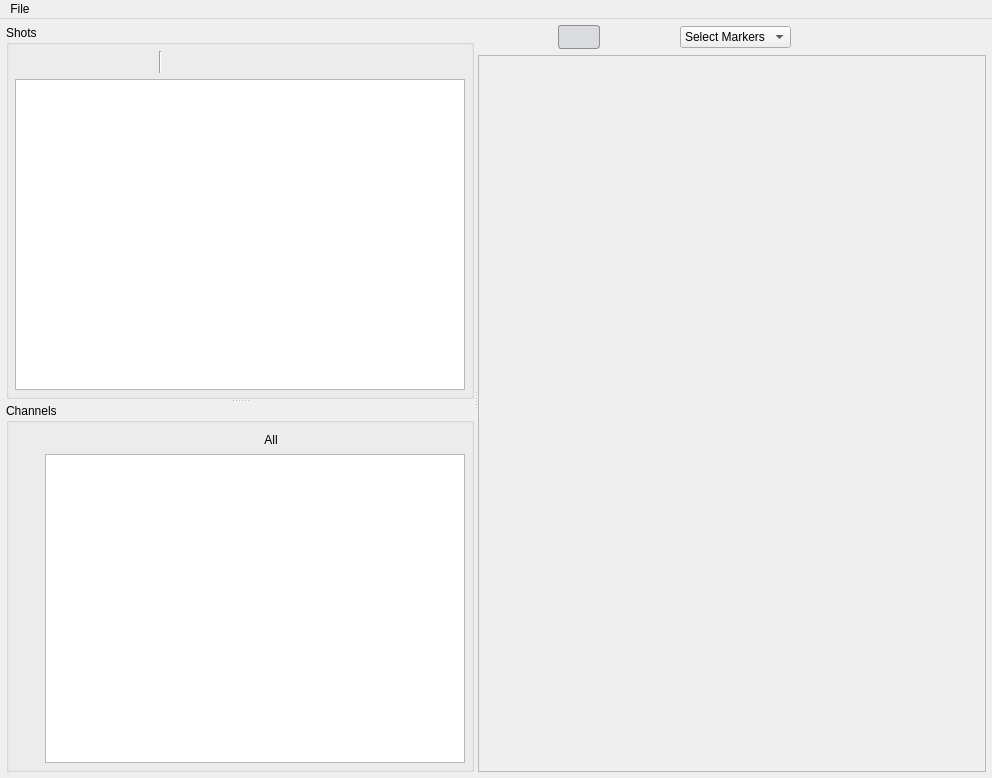
<?xml version="1.0" encoding="UTF-8"?>
<ui version="4.0">
 <class>MainWindow</class>
 <widget class="QMainWindow" name="MainWindow">
  <property name="geometry">
   <rect>
    <x>0</x>
    <y>0</y>
    <width>992</width>
    <height>778</height>
   </rect>
  </property>
  <property name="windowTitle">
   <string>runviewer - the labscript suite</string>
  </property>
  <property name="windowIcon">
   <iconset>
    <normaloff>:/qtutils/custom/runviewer.png</normaloff>:/qtutils/custom/runviewer.png</iconset>
  </property>
  <property name="tabShape">
   <enum>QTabWidget::Rounded</enum>
  </property>
  <widget class="QWidget" name="centralwidget">
   <property name="styleSheet">
    <string notr="true">QPushButton {
     border: none;
     padding: 4px;
 }

QPushButton:hover {
     background-color: qlineargradient(x1: 0, y1: 0, x2: 0, y2: 1,
                                       stop: 0 #f6f7fa, stop: 1 #dadbde);
     border: 1px solid #8f8f91;
     border-radius: 3px;
 }

 QPushButton:pressed {
     background-color: qlineargradient(x1: 0, y1: 0, x2: 0, y2: 1,
                                       stop: 0 #dadbde, stop: 1 #f6f7fa);
     border: 1px solid #8f8f91;
     border-radius: 3px;
 }

QPushButton:checked {
     background-color: #dadbde;
     border: 1px solid #8f8f91;
     border-radius: 3px;
 }

QPushButton:hover:checked {
     background-color: qlineargradient(x1: 0, y1: 0, x2: 0, y2: 1,
                                       stop: 0 #dadbde, stop: 1 #f6f7fa);
     border: 1px solid #8f8f91;
     border-radius: 3px;
 }

QToolButton {
     border: none;
     padding: 2px;
 }

QToolButton:hover {
     background-color: qlineargradient(x1: 0, y1: 0, x2: 0, y2: 1,
                                       stop: 0 #f6f7fa, stop: 1 #dadbde);
     border: 1px solid #8f8f91;
     border-radius: 3px;
 }

 QToolButton:pressed {
     background-color: qlineargradient(x1: 0, y1: 0, x2: 0, y2: 1,
                                       stop: 0 #dadbde, stop: 1 #f6f7fa);
     border: 1px solid #8f8f91;
     border-radius: 3px;
 }

QToolButton:checked {
     background-color: #dadbde;
     border: 1px solid #8f8f91;
     border-radius: 3px;
 }

QToolButton:hover:checked {
     background-color: qlineargradient(x1: 0, y1: 0, x2: 0, y2: 1,
                                       stop: 0 #dadbde, stop: 1 #f6f7fa);
     border: 1px solid #8f8f91;
     border-radius: 3px;
 }</string>
   </property>
   <layout class="QVBoxLayout" name="verticalLayout_6">
    <property name="leftMargin">
     <number>6</number>
    </property>
    <property name="topMargin">
     <number>6</number>
    </property>
    <property name="rightMargin">
     <number>6</number>
    </property>
    <property name="bottomMargin">
     <number>6</number>
    </property>
    <item>
     <widget class="QSplitter" name="splitter">
      <property name="orientation">
       <enum>Qt::Horizontal</enum>
      </property>
      <widget class="QSplitter" name="splitter_2">
       <property name="orientation">
        <enum>Qt::Vertical</enum>
       </property>
       <widget class="QGroupBox" name="groupBox">
        <property name="title">
         <string>Shots</string>
        </property>
        <layout class="QVBoxLayout" name="verticalLayout_4">
         <property name="leftMargin">
          <number>6</number>
         </property>
         <property name="topMargin">
          <number>6</number>
         </property>
         <property name="rightMargin">
          <number>6</number>
         </property>
         <property name="bottomMargin">
          <number>6</number>
         </property>
         <item>
          <layout class="QHBoxLayout" name="horizontalLayout">
           <item>
            <widget class="QPushButton" name="add_shot">
             <property name="maximumSize">
              <size>
               <width>30</width>
               <height>16777215</height>
              </size>
             </property>
             <property name="toolTip">
              <string>Add new shots</string>
             </property>
             <property name="text">
              <string/>
             </property>
            </widget>
           </item>
           <item>
            <widget class="QPushButton" name="remove_shots">
             <property name="maximumSize">
              <size>
               <width>30</width>
               <height>16777215</height>
              </size>
             </property>
             <property name="toolTip">
              <string>Remove selected shots</string>
             </property>
             <property name="text">
              <string/>
             </property>
            </widget>
           </item>
                     <item>
                        <widget class="QPushButton" name="remove_all_shots">
                         <property name="maximumSize">
                            <size>
                             <width>30</width>
                             <height>16777215</height>
                            </size>
                         </property>
                         <property name="toolTip">
                            <string>Remove all shots</string>
                         </property>
                         <property name="text">
                            <string/>
                         </property>
                        </widget>
                     </item>
           
                     <item>
                        <widget class="QPushButton" name="activate_newest_shot">
                         <property name="maximumSize">
                            <size>
                             <width>30</width>
                             <height>16777215</height>
                            </size>
                         </property>
                         <property name="toolTip">
                            <string>Toggle: Auto-activate newest shot when loading</string>
                         </property>
                         <property name="text">
                            <string/>
                         </property>
                         <property name="checkable">
                            <bool>true</bool>
                         </property>
                        </widget>
                     </item>
           <item>
            <widget class="Line" name="line">
             <property name="orientation">
              <enum>Qt::Vertical</enum>
             </property>
            </widget>
           </item>
           <item>
            <widget class="QPushButton" name="enable_selected_shots">
             <property name="toolTip">
              <string>Tick selected shots</string>
             </property>
             <property name="text">
              <string/>
             </property>
            </widget>
           </item>
           <item>
            <widget class="QPushButton" name="disable_selected_shots">
             <property name="toolTip">
              <string>Untick selected shots</string>
             </property>
             <property name="text">
              <string/>
             </property>
            </widget>
           </item>
           <item>
            <spacer name="horizontalSpacer">
             <property name="orientation">
              <enum>Qt::Horizontal</enum>
             </property>
             <property name="sizeHint" stdset="0">
              <size>
               <width>40</width>
               <height>20</height>
              </size>
             </property>
            </spacer>
           </item>
          </layout>
         </item>
         <item>
          <widget class="QTreeView" name="shot_treeview">
           <property name="editTriggers">
            <set>QAbstractItemView::DoubleClicked|QAbstractItemView::EditKeyPressed|QAbstractItemView::SelectedClicked</set>
           </property>
           <property name="selectionMode">
            <enum>QAbstractItemView::ExtendedSelection</enum>
           </property>
           <property name="textElideMode">
            <enum>Qt::ElideLeft</enum>
           </property>
          </widget>
         </item>
        </layout>
       </widget>
       <widget class="QGroupBox" name="groupBox_2">
        <property name="title">
         <string>Channels</string>
        </property>
        <layout class="QGridLayout" name="gridLayout">
         <property name="leftMargin">
          <number>3</number>
         </property>
         <property name="topMargin">
          <number>6</number>
         </property>
         <property name="rightMargin">
          <number>6</number>
         </property>
         <property name="bottomMargin">
          <number>6</number>
         </property>
         <property name="spacing">
          <number>3</number>
         </property>
         <item row="0" column="1">
          <layout class="QHBoxLayout" name="horizontalLayout_2">
           <item>
            <widget class="QPushButton" name="group_channel">
             <property name="toolTip">
              <string>Group selected channels</string>
             </property>
             <property name="text">
              <string/>
             </property>
            </widget>
           </item>
           <item>
            <widget class="QPushButton" name="delete_group">
             <property name="toolTip">
              <string>Delete selected group</string>
             </property>
             <property name="text">
              <string/>
             </property>
            </widget>
           </item>
                     <item>
                        <widget class="QPushButton" name="group_all_channels">
                         <property name="toolTip">
                            <string>Group all channels</string>
                         </property>
                         <property name="text">
                            <string/>
                         </property>
                        </widget>
                     </item>
                     <item>
                        <widget class="QPushButton" name="release_all_groups">
                         <property name="toolTip">
                            <string>Release all groups</string>
                         </property>
                         <property name="text">
                            <string/>
                         </property>
                        </widget>
                     </item>
                     <item>
                        <widget class="QPushButton" name="auto_group_channels">
                         <property name="toolTip">
                            <string>Auto-group channels by type</string>
                         </property>
                         <property name="text">
                            <string/>
                         </property>
                        </widget>
                     </item>
              <item>
               <widget class="QPushButton" name="show_all_channels">
                <property name="maximumSize">
                 <size>
                  <width>30</width>
                  <height>16777215</height>
                 </size>
                </property>
                <property name="toolTip">
                            <string>Enable all channels</string>
                </property>
                <property name="text">
                            <string>All</string>
                </property>
               </widget>
              </item>
           <item>
            <spacer name="horizontalSpacer_2">
             <property name="orientation">
              <enum>Qt::Horizontal</enum>
             </property>
             <property name="sizeHint" stdset="0">
              <size>
               <width>40</width>
               <height>20</height>
              </size>
             </property>
            </spacer>
           </item>
          </layout>
         </item>
         <item row="1" column="1">
          <widget class="QTreeView" name="channel_treeview">
           <property name="editTriggers">
            <set>QAbstractItemView::NoEditTriggers</set>
           </property>
           <property name="selectionMode">
            <enum>QAbstractItemView::ExtendedSelection</enum>
           </property>
           <property name="rootIsDecorated">
            <bool>true</bool>
           </property>
           <property name="itemsExpandable">
            <bool>true</bool>
           </property>
           <property name="sortingEnabled">
            <bool>false</bool>
           </property>
          </widget>
         </item>
         <item row="1" column="0">
          <layout class="QVBoxLayout" name="verticalLayout">
           <item>
            <spacer name="verticalSpacer_2">
             <property name="orientation">
              <enum>Qt::Vertical</enum>
             </property>
             <property name="sizeHint" stdset="0">
              <size>
               <width>20</width>
               <height>40</height>
              </size>
             </property>
            </spacer>
           </item>
           <item>
            <widget class="QPushButton" name="channel_move_to_top">
             <property name="maximumSize">
              <size>
               <width>30</width>
               <height>16777215</height>
              </size>
             </property>
             <property name="toolTip">
              <string>Move to top</string>
             </property>
             <property name="text">
              <string/>
             </property>
            </widget>
           </item>
           <item>
            <widget class="QPushButton" name="channel_move_up">
             <property name="maximumSize">
              <size>
               <width>30</width>
               <height>16777215</height>
              </size>
             </property>
             <property name="toolTip">
              <string>Move up</string>
             </property>
             <property name="text">
              <string/>
             </property>
            </widget>
           </item>
           <item>
            <widget class="QPushButton" name="channel_move_down">
             <property name="maximumSize">
              <size>
               <width>30</width>
               <height>16777215</height>
              </size>
             </property>
             <property name="toolTip">
              <string>Move down</string>
             </property>
             <property name="text">
              <string/>
             </property>
            </widget>
           </item>
           <item>
            <widget class="QPushButton" name="channel_move_to_bottom">
             <property name="maximumSize">
              <size>
               <width>30</width>
               <height>16777215</height>
              </size>
             </property>
             <property name="toolTip">
              <string>Move to bottom</string>
             </property>
             <property name="text">
              <string/>
             </property>
            </widget>
           </item>
           <item>
            <spacer name="verticalSpacer">
             <property name="orientation">
              <enum>Qt::Vertical</enum>
             </property>
             <property name="sizeHint" stdset="0">
              <size>
               <width>20</width>
               <height>40</height>
              </size>
             </property>
            </spacer>
           </item>
          </layout>
         </item>
        </layout>
       </widget>
      </widget>
      <widget class="QWidget" name="layoutWidget">
       <layout class="QVBoxLayout" name="verticalLayout_2">
        <property name="spacing">
         <number>6</number>
        </property>
        <property name="leftMargin">
         <number>0</number>
        </property>
        <property name="topMargin">
         <number>0</number>
        </property>
        <property name="rightMargin">
         <number>0</number>
        </property>
        <property name="bottomMargin">
         <number>0</number>
        </property>
        <item>
         <layout class="QHBoxLayout" name="horizontalLayout_3">
          <property name="spacing">
           <number>0</number>
          </property>
          <property name="bottomMargin">
           <number>0</number>
          </property>
          <item>
           <widget class="QPushButton" name="reset_x_axis">
            <property name="toolTip">
             <string>Show all time</string>
            </property>
            <property name="text">
             <string/>
            </property>
           </widget>
          </item>
          <item>
           <widget class="QPushButton" name="reset_y_axis">
            <property name="toolTip">
             <string>Autoscale y-axis</string>
            </property>
            <property name="text">
             <string/>
            </property>
           </widget>
          </item>
          <item>
           <widget class="QPushButton" name="toggle_tooltip">
            <property name="toolTip">
             <string>Enable/Disable Tooltip</string>
            </property>
            <property name="text">
             <string/>
            </property>
            <property name="checkable">
             <bool>true</bool>
            </property>
            <property name="checked">
             <bool>true</bool>
            </property>
           </widget>
          </item>
          <item>
           <widget class="QPushButton" name="linear_time">
            <property name="toolTip">
             <string>Reset time axis</string>
            </property>
            <property name="text">
             <string/>
            </property>
           </widget>
          </item>
          <item>
           <widget class="QPushButton" name="equal_space_time">
            <property name="toolTip">
             <string>Space markers evenly</string>
            </property>
            <property name="checkable">
             <bool>false</bool>
            </property>
           </widget>
          </item>
          <item>
           <widget class="QComboBox" name="markers_comboBox">
            <item>
             <property name="text">
              <string>Select Markers</string>
             </property>
            </item>
           </widget>
          </item>
          <item>
           <spacer name="horizontalSpacer_3">
            <property name="orientation">
             <enum>Qt::Horizontal</enum>
            </property>
            <property name="sizeHint" stdset="0">
             <size>
              <width>40</width>
              <height>20</height>
             </size>
            </property>
           </spacer>
          </item>
         </layout>
        </item>
        <item>
         <widget class="QFrame" name="frame">
          <property name="frameShape">
           <enum>QFrame::StyledPanel</enum>
          </property>
          <property name="frameShadow">
           <enum>QFrame::Plain</enum>
          </property>
          <layout class="QVBoxLayout" name="verticalLayout_10">
           <property name="spacing">
            <number>0</number>
           </property>
           <property name="leftMargin">
            <number>0</number>
           </property>
           <property name="topMargin">
            <number>0</number>
           </property>
           <property name="rightMargin">
            <number>0</number>
           </property>
           <property name="bottomMargin">
            <number>0</number>
           </property>
           <item>
            <layout class="QVBoxLayout" name="verticalLayout_9">
             <property name="spacing">
              <number>0</number>
             </property>
             <property name="topMargin">
              <number>0</number>
             </property>
             <property name="bottomMargin">
              <number>0</number>
             </property>
             <item>
              <widget class="QWidget" name="hidden_plot_widget" native="true">
               <property name="sizePolicy">
                <sizepolicy hsizetype="Minimum" vsizetype="Fixed">
                 <horstretch>0</horstretch>
                 <verstretch>0</verstretch>
                </sizepolicy>
               </property>
               <property name="minimumSize">
                <size>
                 <width>0</width>
                 <height>1</height>
                </size>
               </property>
               <layout class="QVBoxLayout" name="verticalLayout_8">
                <property name="spacing">
                 <number>0</number>
                </property>
                <property name="leftMargin">
                 <number>0</number>
                </property>
                <property name="topMargin">
                 <number>0</number>
                </property>
                <property name="rightMargin">
                 <number>0</number>
                </property>
                <property name="bottomMargin">
                 <number>0</number>
                </property>
                <item>
                 <layout class="QVBoxLayout" name="hidden_plot_layout">
                  <property name="spacing">
                   <number>0</number>
                  </property>
                  <property name="bottomMargin">
                   <number>0</number>
                  </property>
                 </layout>
                </item>
               </layout>
              </widget>
             </item>
             <item>
              <widget class="QScrollArea" name="scrollArea_2">
               <property name="frameShape">
                <enum>QFrame::NoFrame</enum>
               </property>
               <property name="verticalScrollBarPolicy">
                <enum>Qt::ScrollBarAsNeeded</enum>
               </property>
               <property name="horizontalScrollBarPolicy">
                <enum>Qt::ScrollBarAlwaysOff</enum>
               </property>
               <property name="widgetResizable">
                <bool>true</bool>
               </property>
               <widget class="QWidget" name="scrollAreaWidgetContents_6">
                <property name="geometry">
                 <rect>
                  <x>0</x>
                  <y>0</y>
                  <width>481</width>
                  <height>706</height>
                 </rect>
                </property>
                <layout class="QVBoxLayout" name="verticalLayout_5">
                 <property name="spacing">
                  <number>0</number>
                 </property>
                 <property name="leftMargin">
                  <number>0</number>
                 </property>
                 <property name="topMargin">
                  <number>0</number>
                 </property>
                 <property name="rightMargin">
                  <number>0</number>
                 </property>
                 <property name="bottomMargin">
                  <number>0</number>
                 </property>
                 <item>
                  <layout class="QVBoxLayout" name="verticalLayout_3">
                   <property name="spacing">
                    <number>0</number>
                   </property>
                   <item>
                    <layout class="QVBoxLayout" name="plot_layout">
                     <property name="spacing">
                      <number>0</number>
                     </property>
                    </layout>
                   </item>
                   <item>
                    <spacer name="verticalSpacer_3">
                     <property name="orientation">
                      <enum>Qt::Vertical</enum>
                     </property>
                     <property name="sizeHint" stdset="0">
                      <size>
                       <width>20</width>
                       <height>40</height>
                      </size>
                     </property>
                    </spacer>
                   </item>
                  </layout>
                 </item>
                </layout>
               </widget>
              </widget>
             </item>
            </layout>
           </item>
          </layout>
         </widget>
        </item>
       </layout>
      </widget>
     </widget>
    </item>
   </layout>
  </widget>
  <widget class="QMenuBar" name="menubar">
   <property name="geometry">
    <rect>
     <x>0</x>
     <y>0</y>
     <width>992</width>
     <height>21</height>
    </rect>
   </property>
   <widget class="QMenu" name="menuFile">
    <property name="title">
     <string>File</string>
    </property>
    <addaction name="actionOpen_Shot"/>
    <addaction name="separator"/>
    <addaction name="actionLoad_channel_config"/>
    <addaction name="actionSave_channel_config"/>
    <addaction name="separator"/>
    <addaction name="actionQuit"/>
   </widget>
   <addaction name="menuFile"/>
  </widget>
  <action name="actionOpen_Shot">
   <property name="text">
    <string>Open Shot</string>
   </property>
  </action>
  <action name="actionSave_runviewer_state">
   <property name="text">
    <string>Save runviewer state</string>
   </property>
  </action>
  <action name="actionLoad_runviewer_state">
   <property name="text">
    <string>Load runviewer state</string>
   </property>
  </action>
  <action name="actionQuit">
   <property name="text">
    <string>Quit</string>
   </property>
  </action>
  <action name="actionLoad_channel_config">
   <property name="text">
    <string>Load channel config</string>
   </property>
  </action>
  <action name="actionSave_channel_config">
   <property name="text">
    <string>Save channel config</string>
   </property>
  </action>
 </widget>
 <resources>
  <include location="../../Anaconda/Lib/site-packages/qtutils/icons/icons.qrc"/>
 </resources>
 <connections/>
</ui>
